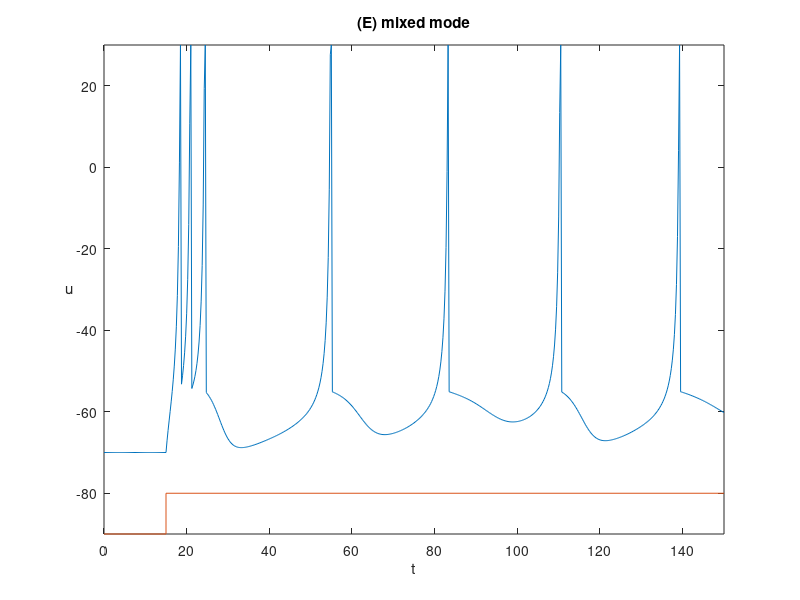
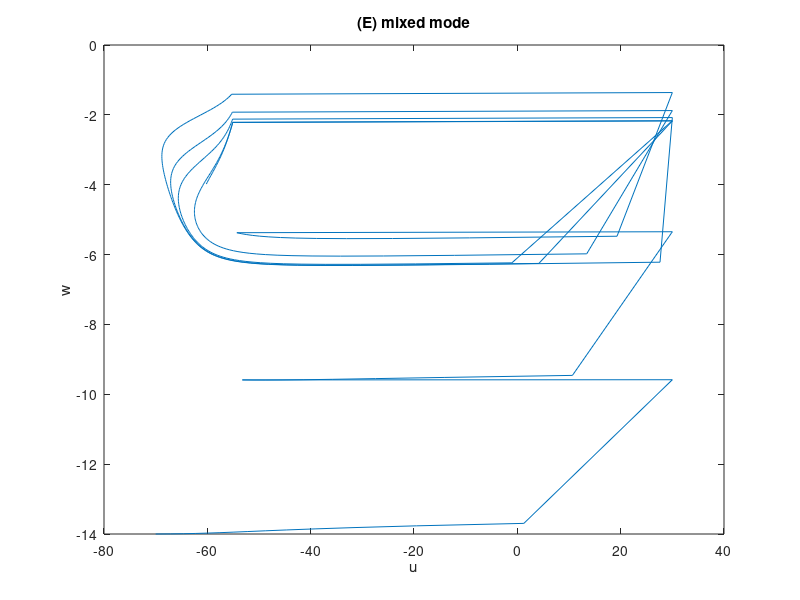

MATLAB code to generate these figures, in order:
a=0.02; b=0.2;  c=-55;  d=4;

u = [];
w = [];
u(1) = -70;
w(1) = b*u(1);

uFiltered = [];  % memorizzo le u
wFiltered = []; % memorizzo le w

tau = 0.25;  % discretizzazione tempo
tspan = 0:tau:150;  % durata esperimento
T1 = tspan(end)/10;  % dopo quanto forniamo corrente 

i=1;

for t=tspan
    
    if (t>T1) 
        I=11.5;
    else
        I=0;
    end
  
    u(i+1) = u(i) + tau*(0.04*u(i)^2 + 5*u(i) + 140 - w(i) + I);
    
    if u(i+1)>30
        uFiltered(end+1) = 30;
    else
        uFiltered(end+1) = u(i+1);
    end
    
    w(i+1) = w(i) + tau*a*(b*u(i+1) - w(i));
    
    if u(i+1)>30
        u(i+1) = c;
        w(i+1) = w(i+1) + d;
    end
    
    wFiltered(end+1) = w(i+1);
    
    i = i+1;
end

%%
plot(tspan,uFiltered,[0 T1 T1 max(tspan)],-90+[0 0 10 10]); 
axis([0 max(tspan) -90 30])
xlabel('t')
ylabel('u')
hYLabel = get(gca,'YLabel');
set(hYLabel,'rotation',0,'VerticalAlignment','middle')
title('(E) mixed mode');
savefig('./images/E_membrane.fig');

%%
plot(uFiltered, wFiltered);
xlabel('u');
ylabel('w');
title('(E) mixed mode');
savefig('./images/E_phase.fig');